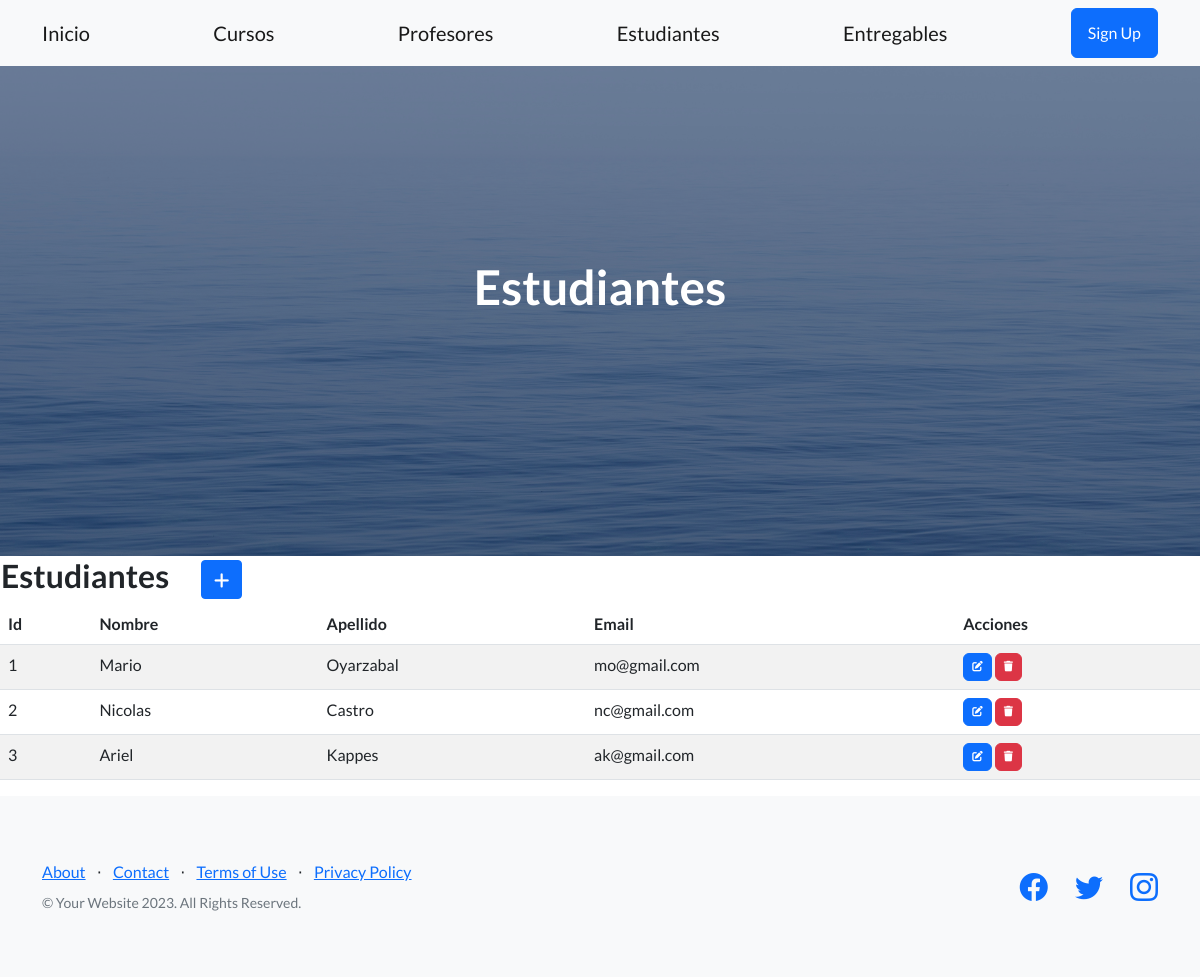
Page /aplicacion/estudiantes/ on the committed database.
### aplicacion/models.py (models this page shows, shortened)
class Estudiante(models.Model):
    nombre = models.CharField(max_length=50)
    apellido = models.CharField(max_length=50)
    email = models.EmailField()

### aplicacion/views.py (the view)
# urls.py: path('estudiantes/', EstudianteList.as_view(), name="estudiantes"),
class EstudianteList(ListView):
    model = Estudiante

### aplicacion/templates/aplicacion/estudiante_list.html (shortened to what this page needs)
{% extends 'aplicacion/home.html' %}
{% block titulo %}
    <h1 class="mb-5">Estudiantes</h1>
{% endblock titulo %}
{% block contenido %}
<table>
    <tr>
        <td width="200"><h2>Estudiantes</h2></td>
        <td>
            <a
            href="{% url 'estudiante_create' %}"
            class="btn btn-primary btn-sm"
            >
            </a>
        </td>
    </tr>
</table>
<table class="table table-striped">
    <thead>
        <tr>
            <th>Id</th>
            <th>Nombre</th>
            <th>Apellido</th>
            <th>Email</th>
            <th>Acciones</th>
        </tr>
    </thead>
    <tbody>
{% for e in estudiante_list  %}
        <tr>
            <td>{{ e.id }}</td>
            <td>{{ e.nombre }}</td>
            <td>{{ e.apellido }}</td>
            <td>{{ e.email }}</td>
            <td>
              <a
                href="{% url 'estudiante_update' e.id %}"
                class="btn btn-primary"
                style="--bs-btn-padding-y: .25rem; --bs-btn-padding-x: .5rem; --bs-btn-font-size: .75rem;"
                >
              </a>
              <a
                href="{% url 'estudiante_delete' e.id %}"
                class="btn btn-danger"
                style="--bs-btn-padding-y: .25rem; --bs-btn-padding-x: .5rem; --bs-btn-font-size: .75rem;"
                >
              </a>
            </td>
        </tr>
{% endfor %}
    </tbody>
</table>
{% endblock contenido %}

### rows in the picture
Estudiante: id "1", nombre "Mario", apellido "Oyarzabal", email "mo@gmail.com"
Estudiante: id "2", nombre "Nicolas", apellido "Castro", email "nc@gmail.com"
Estudiante: id "3", nombre "Ariel", apellido "Kappes", email "ak@gmail.com"
